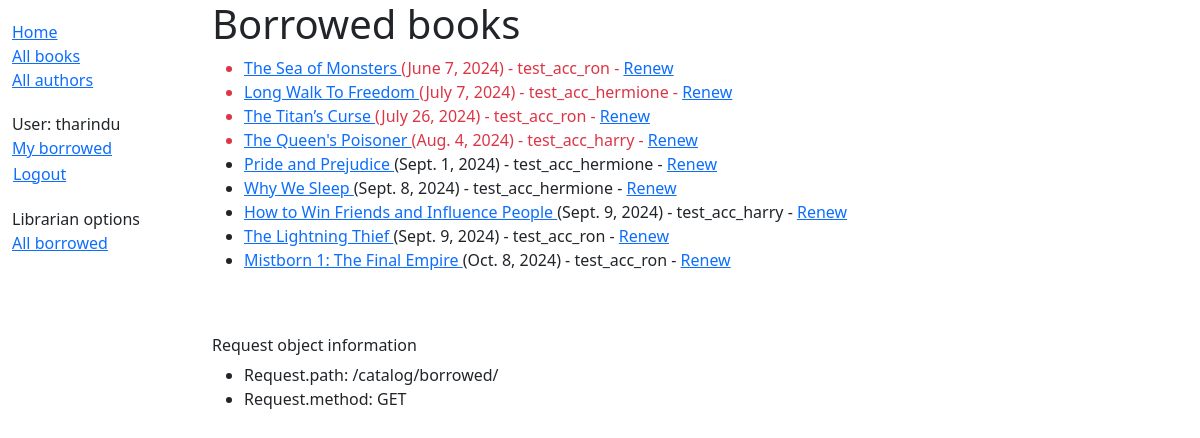
/catalog/borrowed/ (signed in), run on an earlier commit of the app's database.
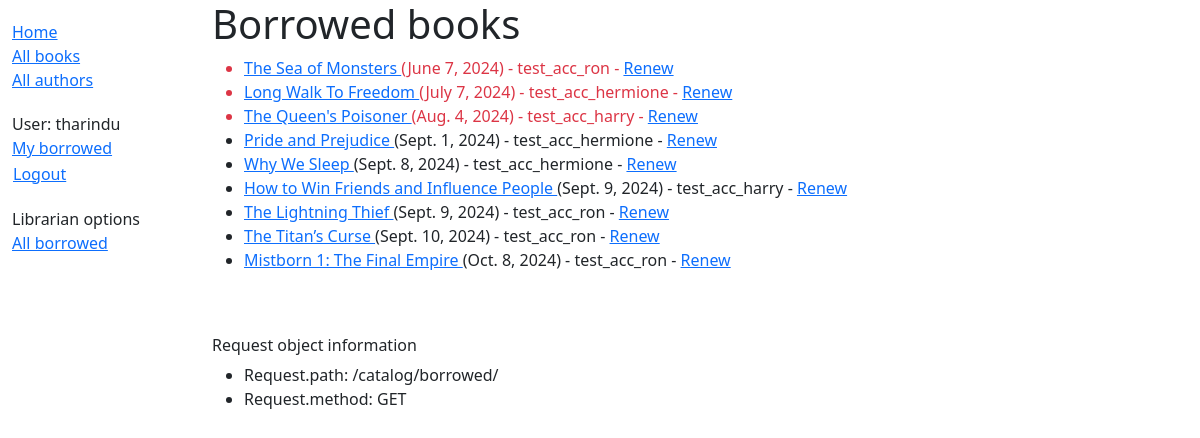
And on a later commit of the database.
### catalog/models.py (models this page shows, shortened)
class BookInstance(models.Model):
    id = models.UUIDField(
        primary_key=True, default=uuid.uuid4,
        help_text="Unique ID for this particular book across whole library"
    )
    book = models.ForeignKey(Book, on_delete=models.RESTRICT, null=True)
    imprint = models.CharField(max_length=200)
    due_back = models.DateField(null=True, blank=True)
    LOAN_STATUS = (
        ('m', 'Maintenance'),
        ('o', 'On loan'),
        ('a', 'Available'),
        ('r', 'Reserved'),
    )
    status = models.CharField(
        max_length=1,
        choices=LOAN_STATUS,
        blank=True,
        default='m',
        help_text='Book availability',
    )
    borrower = models.ForeignKey(
        settings.AUTH_USER_MODEL,
        on_delete=models.SET_NULL,
        null=True,
        blank=True,
    )
    class Meta:
        ordering = ['book', 'due_back']
        permissions = (
            ("can_mark_returned", "Set book as returned"),
            ("can_renew", "Renew the book's loaned period"),
        )
    @property
    def is_overdue(self):
        return bool(self.due_back and date.today() > self.due_back)

class Book(models.Model):
    title = models.CharField(max_length=200)
    author = models.ForeignKey('Author', on_delete=models.RESTRICT, null=True)
    summary = models.TextField(
        max_length=1000,
        help_text="Enter a brief description of the book",
    )
    isbn = models.CharField(
        'ISBN',
        max_length=13,
        unique=True,
        help_text='13 Character <a href="https://www.isbn-international.org/'
                  'content/what-isbn">ISBN number</a>',
    )
    genre = models.ManyToManyField(
        Genre,
        help_text="Select a genre for this book",
    )   # each genre can have many books and a book can have multiple genres
    def display_genre(self):
        """Create a string for the Genre. Required to display in Admin."""
        return '; '.join(genre.name for genre in self.genre.all()[:3])
    display_genre.short_description = 'Genre'
    language = models.ForeignKey(
        Language, on_delete=models.SET_NULL, null=True
    )
    class Meta:
        ordering = ['title', 'author']

### catalog/views.py (the view)
# urls.py: path('borrowed/', views.LoanedBooksByAllUsersListView.as_view(), name='all-borrowed'),
class LoanedBooksByAllUsersListView(PermissionRequiredMixin,generic.ListView):
    model = BookInstance
    template_name = 'catalog/bookinstance_list_borrowed_all_users.html'
    paginate_by =10
    permission_required = 'catalog.can_mark_returned'
    def get_queryset(self) -> QuerySet[Any]:
        return BookInstance.objects.filter(status__exact='o').order_by('due_back')

### catalog/templates/catalog/bookinstance_list_borrowed_all_users.html (shortened to what this page needs)
{% extends 'base_generic.html' %}
{% block content %}
    <h1>Borrowed books</h1>
    {% if bookinstance_list %}
    <ul>
        {% for bookinst in bookinstance_list %}
            <li class="{% if bookinst.is_overdue %}text-danger{% endif %}">
                <a href="{% url 'catalog:book-detail' bookinst.book.pk %}">
                    {{ bookinst.book.title }}
                </a> ({{ bookinst.due_back }}) {% if user.is_staff %} - {{ bookinst.borrower }} {% endif %}
                {% if perms.catalog.can_renew %}
                    - <a href="{% url 'catalog:renew-book-librarian' bookinst.id %}">Renew</a>
                {% endif %}
            </li>
        {% endfor %}
    </ul>
    {% else %}
        <p>There are no books borrowed...</p>
    {% endif %}
{% endblock %}

What changed in the data, as far as the page shows it:
changed BookInstance "The Titan’s Curse": due_back "July 26, 2024" → "Sept. 10, 2024"; moves down the list
